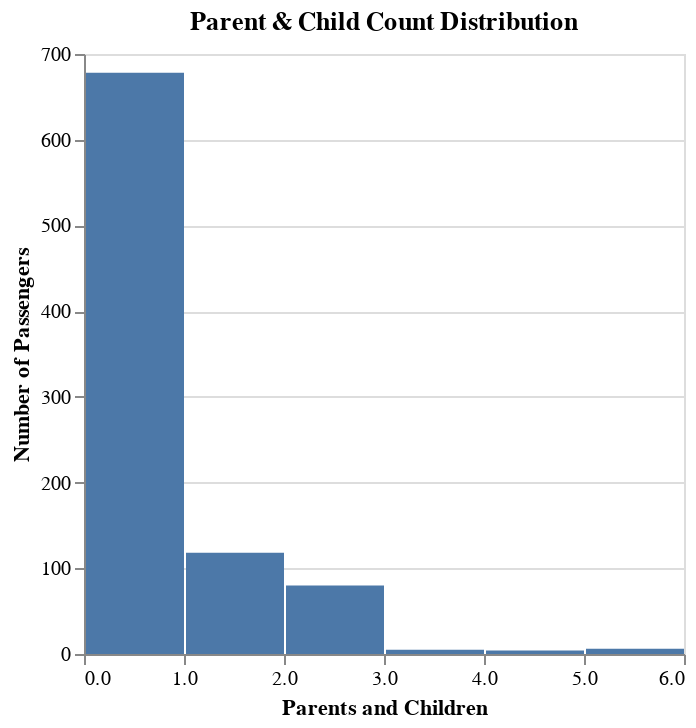

The code cell stored with this chart in its notebook:
### Code cell
# A histogram showing the distribution of parent/child counts
alt.Chart(titanic).mark_bar(
    
).encode(
    x=alt.X('Parch', bin=True, title='Parents and Children'),
    y=alt.Y('count()', title='Number of Passengers')
).properties(
    width=300,
    title='Parent & Child Count Distribution'
)

### Figure 1 — Vega-Lite specification as saved in the notebook (floating-point values rounded to 4 significant figures; data arrays with more than 128 entries replaced by an {"elided": "..."} marker saying what was removed)
{"config": {"view": {"continuousWidth": 400, "continuousHeight": 300}}, "data": {"name": "data-8158973a3f65ca236fb922f555966b66"}, "mark": "bar", "encoding": {"x": {"type": "quantitative", "bin": true, "field": "Parch", "title": "Parents and Children"}, "y": {"type": "quantitative", "aggregate": "count", "title": "Number of Passengers"}}, "title": "Parent & Child Count Distribution", "width": 300, "$schema": "https://vega.github.io/schema/vega-lite/v4.8.1.json", "datasets": {"data-8158973a3f65ca236fb922f555966b66": {"elided": "891 records"}}}
